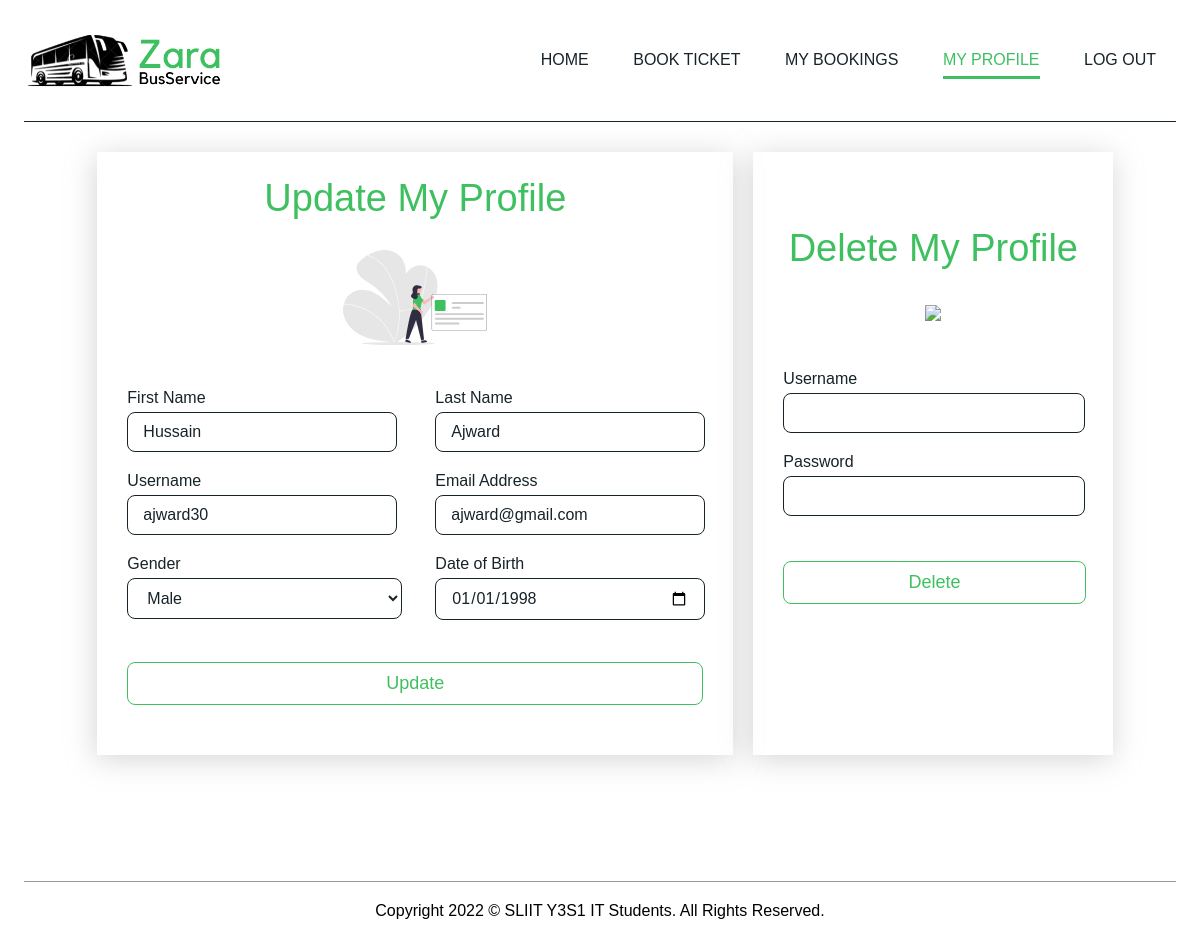
Page /UserManagement/userProfile.php (signed in) on the committed database.
### tables this page shows
CREATE TABLE `user` (
  `id` int(128) NOT NULL,
  `firstname` varchar(128) NOT NULL,
  `lastname` varchar(128) NOT NULL,
  `username` varchar(128) NOT NULL,
  `email` varchar(128) NOT NULL,
  `gender` varchar(12) DEFAULT NULL,
  `dob` varchar(12) DEFAULT NULL,
  `password` varchar(128) NOT NULL
);

### UserManagement/userProfile.php (the view, shortened to what this page needs)
<?php
    include("./includes/config.php");
?>
<!DOCTYPE html>
<html>
<head>
    <link rel="stylesheet" href="css/userProfile.css">
    <link rel="stylesheet" href="https://maxst.icons8.com/vue-static/landings/line-awesome/line-awesome/1.3.0/css/line-awesome.min.css">
</head>
<body>
    <div class="header">
        <div class="navbar">
            <img src="images/logob.png" class="logo">
            <nav>
                <ul>
                    <li><a href="userDashboard.php">Home</a></li>
                    <li><a href="bookTicket.php">Book Ticket</a></li>
                    <li><a href="myBooking.php">My Bookings</a></li>
                    <li><a class="active" href="#">My Profile</a></li>
                    <li><a href="./includes/logout.php">Log Out</a></li>
                </ul>
            </nav>
        </div>
        <hr>
        <section>
        <div class="cards">
                <div class = "container">
                    <div>
                        <h2>Update My Profile</h2>
                    </div>
                    <div>
                        <img src="./images/update.svg" class = "register-image"></img>
                    </div>
                    <form action="./includes/update.php" method="POST">
                        <?php
                            $currentUser = $_SESSION['username'];
                            $sql = "SELECT * FROM user WHERE username = '$currentUser'";
                            $gotResults = mysqli_query($conn, $sql);
                            if ($gotResults) {
                                if (mysqli_num_rows($gotResults) > 0) {
                                    while ($row = mysqli_fetch_array($gotResults)) {
                                        ?>
                                        <div class = "form-inner">
                                            <div class = "input-box">
                                                <label class = "form-label">First Name</label>
                                                <input type = "text" name = "firstname" id = "firstname" value="<?php echo $row['firstname']; ?>"></input>
                                            </div>
                                            <div class = "input-box">
                                                <label class = "form-label">Last Name</label>
                                                <input type = "text" name = "lastname" id = "lastname" value="<?php echo $row['lastname']; ?>"></input>
                                            </div>
                                            <div class = "input-box">
                                                <label class = "form-label">Username</label>
                                                <input type = "text" name = "username" id = "username" value="<?php echo $row['username']; ?>"></input>
                                            </div>
                                            <div class = "input-box">
                                                <label class = "form-label">Email Address</label>
                                                <input type = "email" name = "email" id = "email" value="<?php echo $row['email']; ?>"></input>
                                            </div>
                                            <div class = "input-box">
                                                <label class = "form-label">Gender</label>
                                                <select class="gender" name="gender" id="gender">
                                                  <option value="Male">Male</option>
                                                </select>
                                            </div>
                                            <div class = "input-box">
                                                <label class = "form-label">Date of Birth</label>
                                                <input type = "date" name = "dob" id = "dob" value="<?php echo $row['dob']; ?>"></input>
                                            </div>
                                        </div>
                                        <div>
                                            <button class = "input-button" name="submit" type = "submit">Update</button>
                                        </div>
                                        <?php
                                    }
                                }
                            }
                        ?>
                    </form>
                </div>
                <div class = "container-delete">
                    <div>
                        <h2>Delete My Profile</h2>
                    </div>
                    <div>
                        <img src="./images/delete.svg" class = "delete-image"></img>
                    </div>
                    <form action="./includes/delete.php" method="POST">
                        <div class = "delete-form-inner">
                            <div class = "delete-input-box">
                                <label class = "delete-form-label">Username</label>
                                <input type = "text" name = "dusername" id = "username"></input>
                            </div>
                            <div class = "delete-input-box">
                                <label class = "delete-form-label">Password</label>
                                <input type = "password" name = "dpassword" id = "dpassword"></input>
                            </div>
                            <div>
                                <button class = "delete-button" name="delete" type = "submit">Delete</button>
                            </div>
                        </div>
                    </form>
                </div>
            </div>
        </section>
        <div class="footer">
            <hr>
            <p>Copyright 2022 © SLIIT Y3S1 IT Students. All Rights Reserved.</p>
        </div>
    </div>
</body>
</html>

### UserManagement/css/userProfile.css (style rules this page uses)
* { margin: 0; padding: 0; font-family: sans-serif; }
.header { width: 100%; padding-left: 2%; padding-right: 2%; box-sizing: border-box; overflow: hidden; }
.navbar { width: 100%; margin: auto; padding: 30px 0; display: flex; align-items: center; justify-content: space-between; }
.logo { width: 200px; cursor: pointer; }
.navbar ul li { list-style: none; display: inline-block; margin: 0 20px; position: relative; }
.navbar ul li a { text-decoration: none; color: #162328; text-transform: uppercase; }
.navbar ul li::after { content: ''; height: 3px; width: 0; background: #3FC060; position: absolute; left: 0; bottom: -10px; transition: 0.5s; }
.navbar ul li a.active { color: #3FC060; }
.navbar ul li a.active::after { content: ''; height: 3px; width: 100%; background: #3FC060; position: absolute; left: 0; bottom: -10px; }
.header hr { background: #162328; height: 1px; width: 100%; border: 0; margin-top: 0; margin-bottom: 30px; }
.cards { display: grid; justify-content: center; grid-template-columns: 50% auto; grid-gap: 5rem; margin-top: 1rem; }
.container { max-width: 600px; width: 100%; background: rgba(255, 255, 255, 0.2); box-shadow: -1px 4px 28px 0px rgba(150, 150, 150, 0.4); padding: 25px 30px; text-align: center; }
.container h2 { color: #3FC060; font-size: 38px; font-weight: 500; margin-bottom: 20px; text-align: center; }
.register-image { width: 25%; margin-top: 10px; margin-bottom: 20px; }
.container form .form-inner { display: flex; flex-wrap: wrap; justify-content: space-between; margin: 20px 0 12px 0; }
form .form-inner .input-box { width: calc(100% / 2 - 50px); margin-bottom: 20px; margin-right: 30px; }
.form-inner .input-box .form-label { display: block; color: #162328; font-size: 16px; margin-bottom: 5px; transition: 0.4s; text-align: left; font-family: 'Poppins', sans-serif; }
.form-inner .input-box input { display: block; width: 100%; padding: 10px 15px; background-color: rgba(255, 255, 255, 0.1); border-radius: 8px; transition: 0.4s; color: #162328; font-size: 16px; border: 1px solid #162328; }
form .input-button { display: inline-block; padding: 10px 15px; border-radius: 8px; background-color: #ffffff; background-size: 200%; background-position: 0%; color: #3FC060; font-size: 18px; font-weight: 500; cursor: pointer; margin-top: 10px; margin-bottom: 25px; width: 100%; border: 1px solid #3FC060; transition: 0.6s; }
.gender { display: block; width: calc(100% / 2 + 156px); padding: 10px 15px; background-color: rgba(255, 255, 255, 0.1); border-radius: 8px; transition: 0.4s; color: #162328; font-size: 16px; border: 1px solid #162328; }
.container-delete { max-width: 300px; width: 100%; background: rgba(255, 255, 255, 0.2); box-shadow: -1px 4px 28px 0px rgba(150, 150, 150, 0.4); padding: 25px 30px; text-align: center; }
.container-delete h2 { color: #3FC060; font-size: 38px; font-weight: 500; margin-top: 50px; margin-bottom: 25px; text-align: center; }
.delete-image { width: 50%; margin-top: 10px; margin-bottom: 25px; }
.container-delete form .delete-form-inner { width: 270px; display: grid; grid-template-columns: 1fr; grid-gap: 16px; gap: 20px; margin: 20px 0 12px 0; }
form .delete-form-inner .delete-input-box { width: 100%; position: relative; }
.delete-form-inner .delete-input-box .delete-form-label { display: block; color: #162328; font-size: 16px; margin-bottom: 5px; transition: 0.4s; text-align: left; }
.delete-form-inner .delete-input-box input { display: block; width: 100%; padding: 10px 15px; background-color: rgba(255, 255, 255, 0.1); border-radius: 8px; transition: 0.4s; color: #162328; font-size: 16px; border: 1px solid #162328; outline: none; }
form .delete-button { display: inline-block; padding: 10px 15px; border-radius: 8px; background-color: #ffffff; background-size: 200%; background-position: 0%; color: #3FC060; font-size: 18px; font-weight: 500; cursor: pointer; margin-top: 25px; width: 112%; border: 1px solid #3FC060; transition: 0.6s; }
.footer { margin: 80px 0 10px; text-align: center; }
.footer hr { background: #999; height: 1px; width: 100%; border: 0; margin: 20px 0; }
.footer p { padding-bottom: 15px; }

### rows in the picture
user: firstname "Hussain", lastname "Ajward", username "ajward30", email "ajward@gmail.com", dob "01/01/1998"
